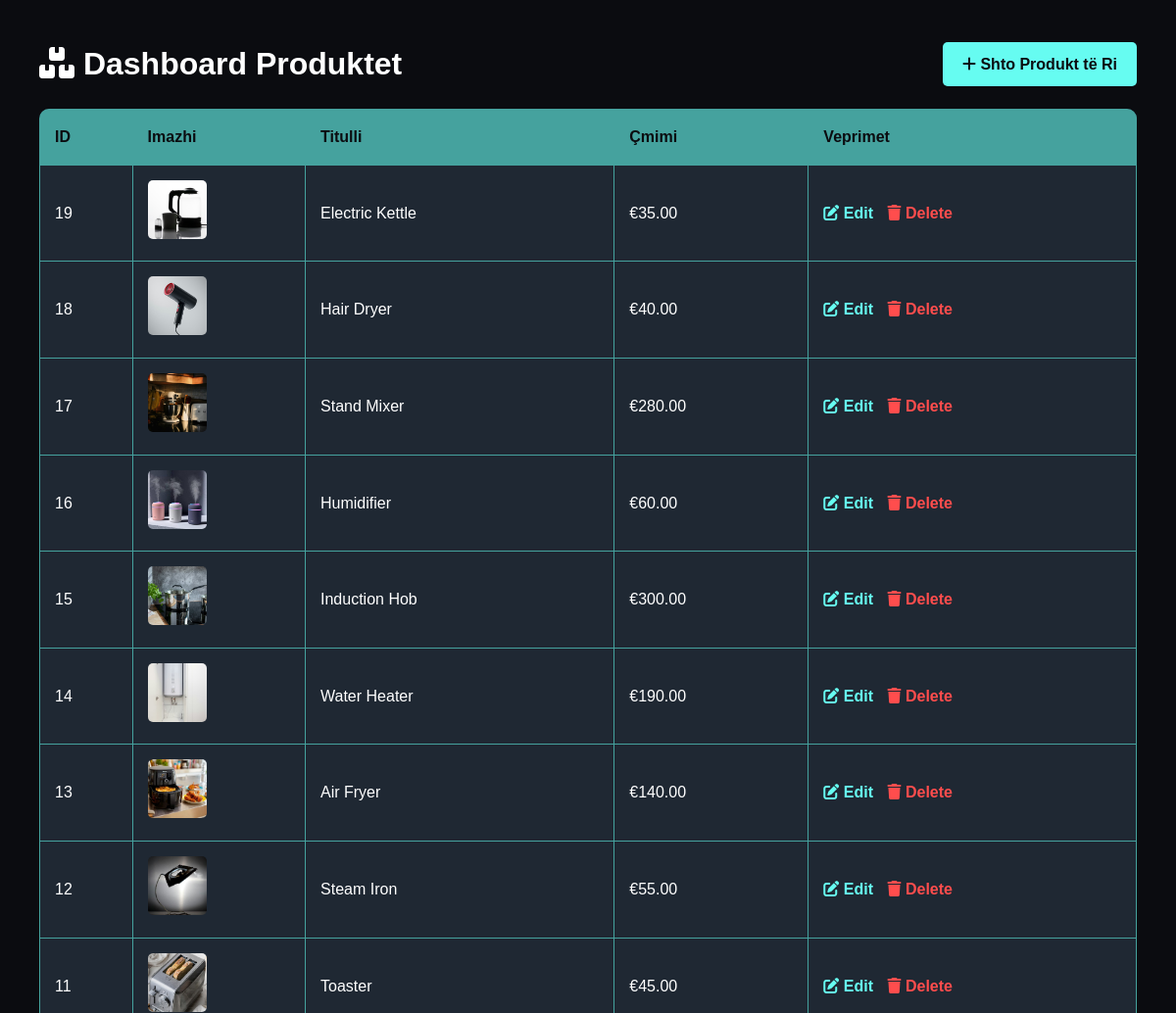
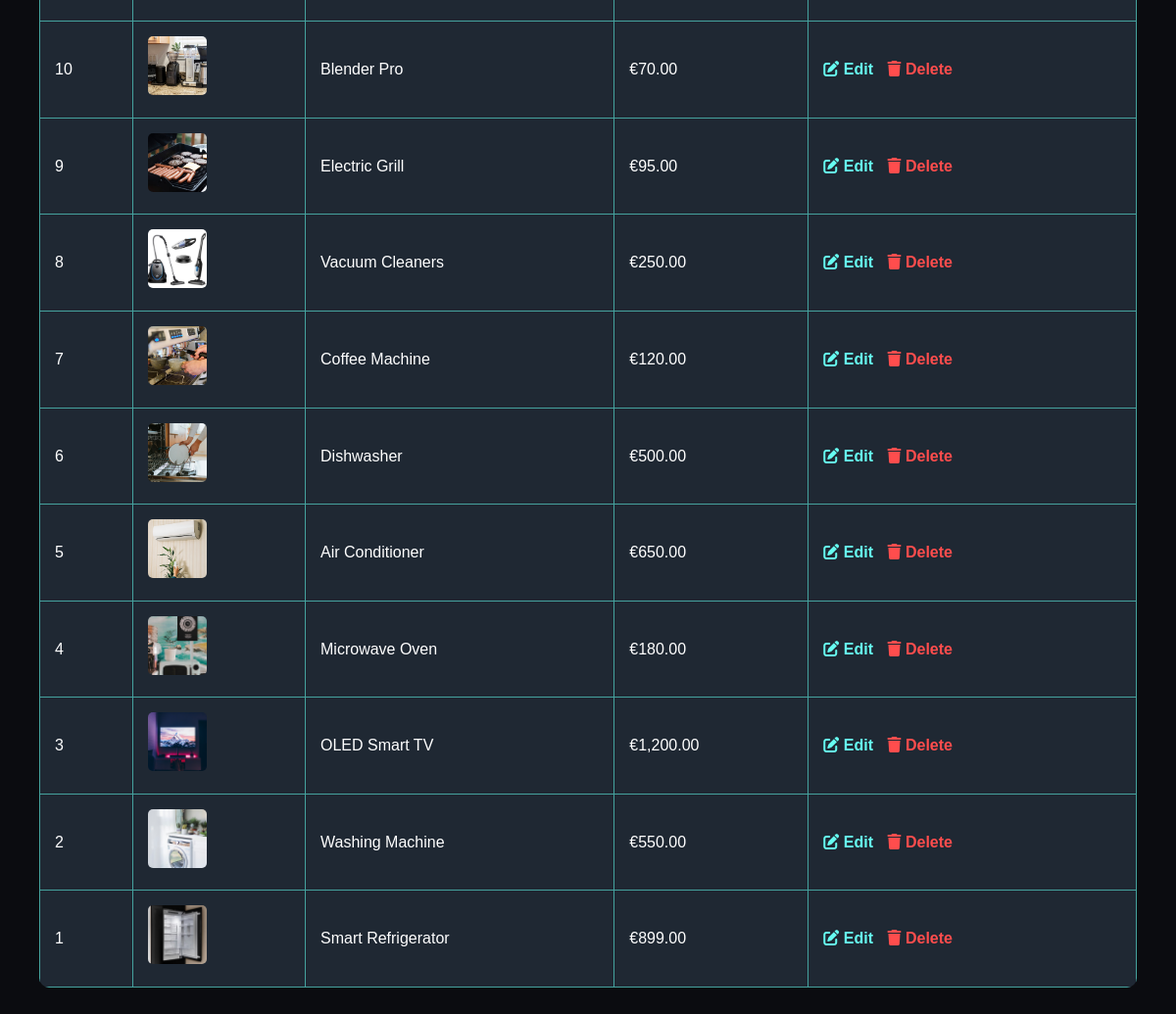
The page /products.php (signed in) on the database its author committed (2 pictures, top to bottom).
### tables this page shows
CREATE TABLE `products` (
  `id` int(11) NOT NULL,
  `title` varchar(255) NOT NULL,
  `description` text DEFAULT NULL,
  `price` decimal(10,2) NOT NULL,
  `image` varchar(255) DEFAULT NULL,
  `created_by` int(11) DEFAULT NULL,
  `created_at` timestamp NOT NULL DEFAULT current_timestamp()
);

### Products1.php (called while the page is built, shortened)
<?php
require_once __DIR__ . "/../config/database.php";
class Product {
    private $db;
    public function __construct() {
        $database = new Database();
        $this->db = $database->connect();
    }
    public function getAll() {
        $query = "SELECT * FROM products ORDER BY id DESC";
        return $this->db->query($query)->fetchAll(PDO::FETCH_ASSOC);
    }
}

### database.php (called while the page is built, shortened)
<?php
class Database {
    private $host = "localhost";
    private $db_name = "electrostore";
    private $username = "root";
    private $password = "";
    public function connect() {
        $this->conn = null;
        try {
            $this->conn = new PDO(
                "mysql:host=" . $this->host . ";dbname=" . $this->db_name,
                $this->username,
                $this->password
            );
            $this->conn->setAttribute(PDO::ATTR_ERRMODE, PDO::ERRMODE_EXCEPTION);
        } catch(PDOException $e) {
            echo "Connection Error: " . $e->getMessage();
        }
        return $this->conn;
    }
}

### products.php (the view, shortened to what this page needs)
<?php
$productObj = new Product();
$products = $productObj->getAll();
?>
<!DOCTYPE html>
<html lang="en">
<head>
    <link rel="stylesheet" href="../assets/style.css">
    <link rel="stylesheet" href="https://cdnjs.cloudflare.com/ajax/libs/font-awesome/6.0.0/css/all.min.css">
</head>
<body>
    <div class="container">
        <div style="display: flex; justify-content: space-between; align-items: center;">
            <h1><i class="fas fa-boxes"></i> Dashboard Produktet</h1>
            <a href="add_product.php" class="btn-add"><i class="fas fa-plus"></i> Shto Produkt të Ri</a>
        </div>
        <table>
            <thead>
                <tr>
                    <th>ID</th>
                    <th>Imazhi</th>
                    <th>Titulli</th>
                    <th>Çmimi</th>
                    <th>Veprimet</th>
                </tr>
            </thead>
            <tbody>
                <?php if(!empty($products)): ?>
                    <?php foreach ($products as $p): ?>
                    <tr>
                        <td><?= $p['id'] ?></td>
                        <td><img src="../uploads/<?= htmlspecialchars($p['image']) ?>" width="60" height="60" onerror="this.src='https://via.placeholder.com/60'"></td>
                        <td><?= htmlspecialchars($p['title']) ?></td>
                        <td>€<?= number_format($p['price'], 2) ?></td>
                        <td class="action-links">
                            <a href="edit_product.php?id=<?= $p['id'] ?>" class="edit"><i class="fas fa-edit"></i> Edit</a>
                            <a href="products.php?action=delete&id=<?= $p['id'] ?>" class="delete" onclick="return confirm('A jeni të sigurt?')"><i class="fas fa-trash"></i> Delete</a>
                        </td>
                    </tr>
                    <?php endforeach; ?>
                <?php else: ?>
                    <tr><td colspan="5" style="text-align:center;">Nuk ka produkte në databazë.</td></tr>
                <?php endif; ?>
            </tbody>
        </table>
    </div>
</body>
</html>

### style.css (style rules this page uses)
* { margin: 0; padding: 0; box-sizing: border-box; font-family: 'Poppins', sans-serif; }
body { background-color: #0b0e14; color: #ffffff; line-height: 1.6; overflow-x: hidden; }

### products.php (style rules this page uses)
body { background: #0b0c10; color: white; padding: 40px; font-family: Arial, sans-serif; }
.container { max-width: 1200px; margin: auto; }
table { width: 100%; border-collapse: collapse; background: #1f2833; margin-top: 20px; border-radius: 10px; overflow: hidden; }
th, td { padding: 15px; border: 1px solid #45a29e; text-align: left; }
th { background: #45a29e; color: #0b0c10; }
.btn-add { background: #66fcf1; color: #0b0c10; padding: 10px 20px; text-decoration: none; border-radius: 5px; font-weight: bold; }
.action-links a { text-decoration: none; font-weight: bold; margin-right: 10px; }
.edit { color: #66fcf1; }
.delete { color: #ff4d4d; }
img { border-radius: 5px; object-fit: cover; }

### rows shown on the page
products: id "19", image (picture), title "Electric Kettle", price "35.00"
products: id "18", image (picture), title "Hair Dryer", price "40.00"
products: id "17", image (picture), title "Stand Mixer", price "280.00"
products: id "16", image (picture), title "Humidifier", price "60.00"
products: id "15", image (picture), title "Induction Hob", price "300.00"
products: id "14", image (picture), title "Water Heater", price "190.00"
products: id "13", image (picture), title "Air Fryer", price "140.00"
products: id "12", image (picture), title "Steam Iron", price "55.00"
products: id "11", image (picture), title "Toaster", price "45.00"
products: id "10", image (picture), title "Blender Pro", price "70.00"
products: id "9", image (picture), title "Electric Grill", price "95.00"
products: id "8", image (picture), title "Vacuum Cleaners", price "250.00"
products: id "7", image (picture), title "Coffee Machine", price "120.00"
products: id "6", image (picture), title "Dishwasher", price "500.00"
products: id "5", image (picture), title "Air Conditioner", price "650.00"
products: id "4", image (picture), title "Microwave Oven", price "180.00"
products: id "3", image (picture), title "OLED Smart TV", price "1,200.00"
products: id "2", image (picture), title "Washing Machine", price "550.00"
products: id "1", image (picture), title "Smart Refrigerator", price "899.00"
